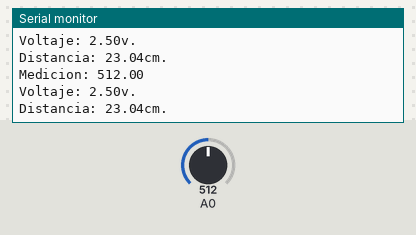
A sketch run on a simulated Arduino Uno, built with avr-gcc and run on an emulated ATmega328P. Parts: the last lines printed to the serial monitor. Inputs (shaded band) come from the test bench; at power-on: A0 = 512.

Above: at 1.2 s.
1.3 s: A0 set to 716
At 2.6 s:
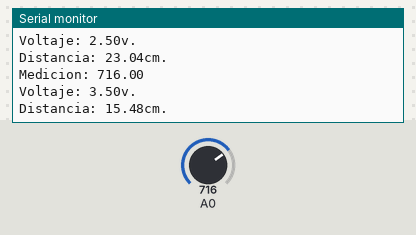
2.8 s: A0 set to 900
At 3.9 s:
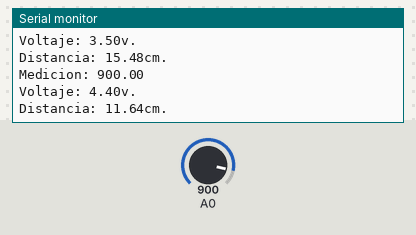
Timing chart, 0 to 5.8 s (numbered marks = the images above; inputs shaded):
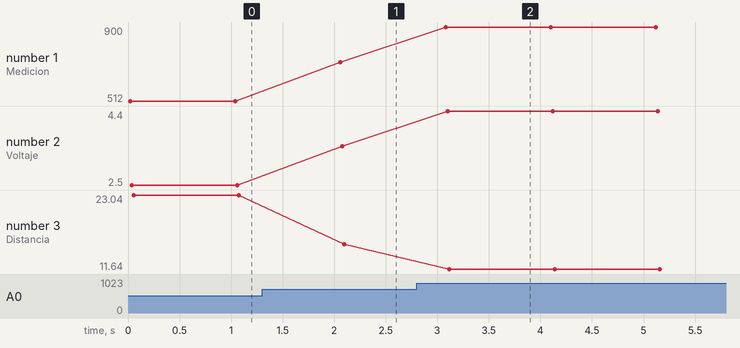

Measured:
- after the input at 1.3 s, the serial monitor: prints a new line after 0.76 s (image 1)
- after the input at 2.8 s, the serial monitor: prints a new line after 0.28 s (image 2)
- plotted number 1: 512 → 716 after the input at 1.3 s, 716 → 900 after the input at 2.8 s
- plotted number 2: 2.5 → 3.5 after the input at 1.3 s, 3.5 → 4.4 after the input at 2.8 s
- plotted number 3: 23.04 → 15.48 after the input at 1.3 s, 15.48 → 11.64 after the input at 2.8 s

The sketch:

sensor_sharp_arduino.ino
```cpp
#include <math.h>
const double p1 = 0.51816;
const double p2 = -9.9809;
const double p3 = 78.1372;
const double p4 = -319.0188;
const double p5 = 721.9031;
const double p6 = -877.527;
const double p7 = 485.6205;
void setup() {
  Serial.begin(9600);
   pinMode(A0, INPUT);
}
void loop() {
  int n = 150;
  float suma = 0;
  for (int i = 0; i < n; i++)
  {
    suma += analogRead(A0);
  }
  float medicion = suma / n;
  float v = (medicion * 5) / 1023;
  //float distancia = 51726.81003718/(pow(medicion, 1.41843971));//sin CAS
  //float distancia = 71929.05884822/(pow(medicion, 1.32625994));//con CAS
  double distancia = p1*pow(v,6) + p2*pow(v,5) + p3*pow(v,4) + p4*pow(v,3) + p5*pow(v,2) + p6*v + p7;//matlab
  Serial.println("Medicion: " + String(medicion));
  Serial.println("Voltaje: " + String(v) + "v.");
  Serial.println("Distancia: " + String(distancia) + "cm. \n");
  delay(1000);
}
```
